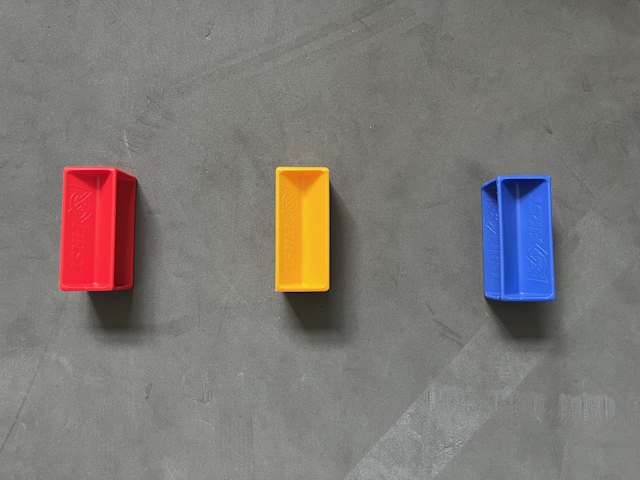
#> input picture Pics/pic1.png, 640 x 480 px
$ python exercise6.py
#> lines starting #> are read from the running program, lines starting #| are printed output that depends on the picture; after the words box and inside, x2 and y2 are one past the last pixel; in counts of white or black regions, pixels touching at a corner belong together
"""Exercise 6

    In HSV, H varies from 0 to 180.  S and V vary from 0 to 255.  For
    each color, there is a fairly narrow range of H which picks out
    that color.  That along with average or better S and V usually
    does a good job of picking out the desired color.

    The OpenCV command inRange picks out all of the pixels whose three
    values (HSV in our case) are within given ranges.  The resulting
    "image" has pixel value of either 255 (in the range) or 0 (not in
    the range).

    I have provided a range for detecting blue.

    % python exercise6.py

    Next, use your values from exercise 5 to pick out yellow
    (or google it).

    Finally, red is a little unfortunate as its range wraps around
    zero and we have to use two calls to inRange and add them together
    to get all of the red pixels.  Again use your value (or use
    google).

"""

import cv2
import numpy as np

filename = "../Pics/pic1.png"

img = cv2.imread(filename)
#> img is the input picture: shape (480, 640, 3); mean B, G, R 117.2, 120.5, 125.4
hsv = cv2.cvtColor(img, cv2.COLOR_BGR2HSV)
#> hsv: shape (480, 640, 3); mean H, S, V 40.2, 26, 130.4

lower_blue = np.array([100, 100,  50])
upper_blue = np.array([140, 255, 255])
blue_mask = cv2.inRange(hsv, lower_blue, upper_blue)
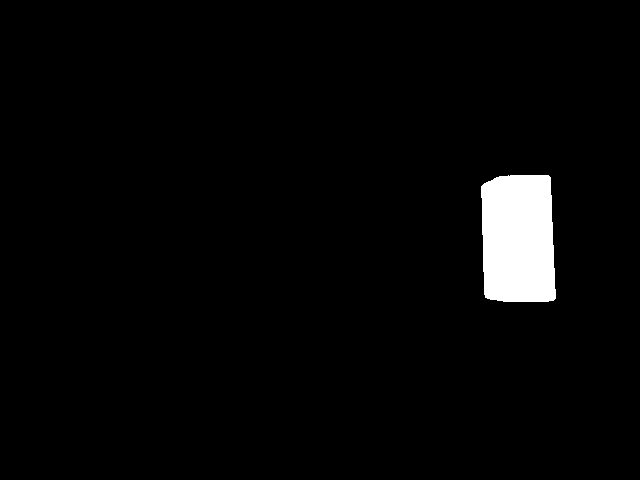
#> blue_mask: shape (480, 640); 2.9% white; 1 white region, box (x1, y1, x2, y2) and area: (481, 175, 556, 302) 8809

cv2.imshow("orig", img)
cv2.imshow("blue", blue_mask)

# [13 lines of commented-out code are left out]


cv2.waitKey(0)
cv2.destroyAllWindows()

"""

   Bonus: go back to exercise4.py and write a really good
   blue score.

"""

$ run again, with Pics/pic101.png copied over Pics/pic1.png
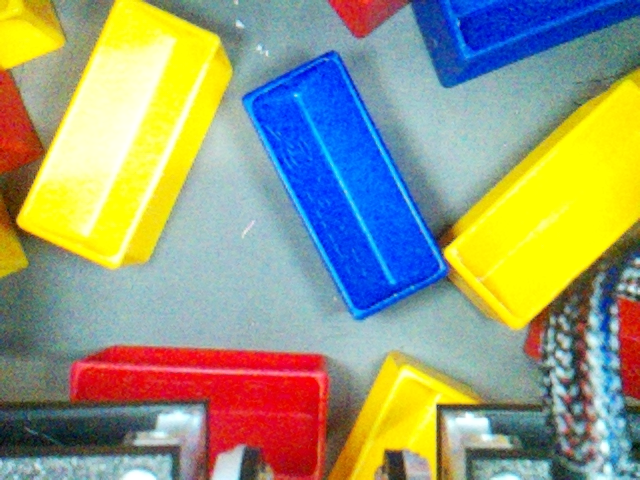
#> input picture Pics/pic101.png, 640 x 480 px
#> img is the input picture: shape (480, 640, 3); mean B, G, R 125.1, 155, 150.8
#> hsv: shape (480, 640, 3); mean H, S, V 73.2, 137.1, 195.7
#> `blue_mask = cv2.inRange(hsv, lower_blue, upper_blue)`:
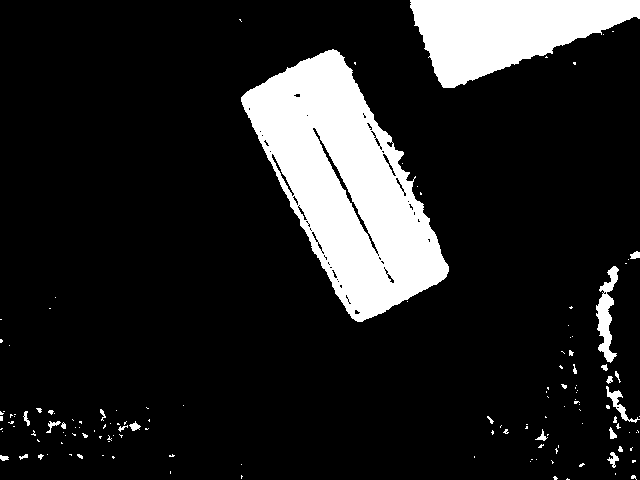
#> blue_mask: shape (480, 640); 14.1% white; 138 white regions (113 under 20 px), largest, box (x1, y1, x2, y2) and area: (241, 49, 449, 322) 28534, (410, 0, 640, 88) 12194, (596, 266, 619, 363) 998

$ run again, with Pics/pic116.png copied over Pics/pic1.png
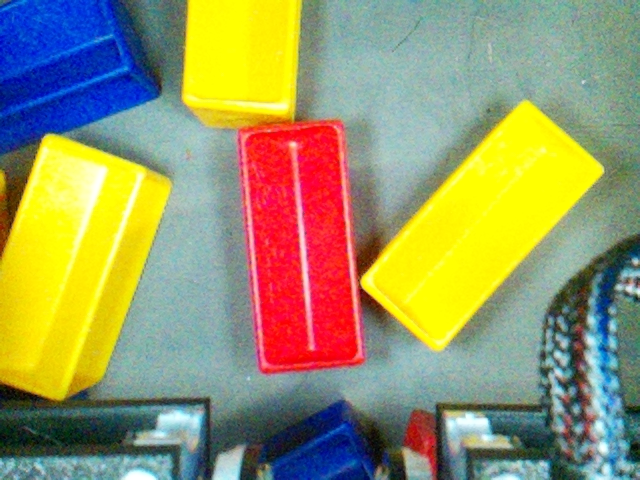
#> input picture Pics/pic116.png, 640 x 480 px
#> img is the input picture: shape (480, 640, 3); mean B, G, R 104.2, 150.7, 152.1
#> hsv: shape (480, 640, 3); mean H, S, V 73.7, 134.6, 183.2
#> `blue_mask = cv2.inRange(hsv, lower_blue, upper_blue)`:
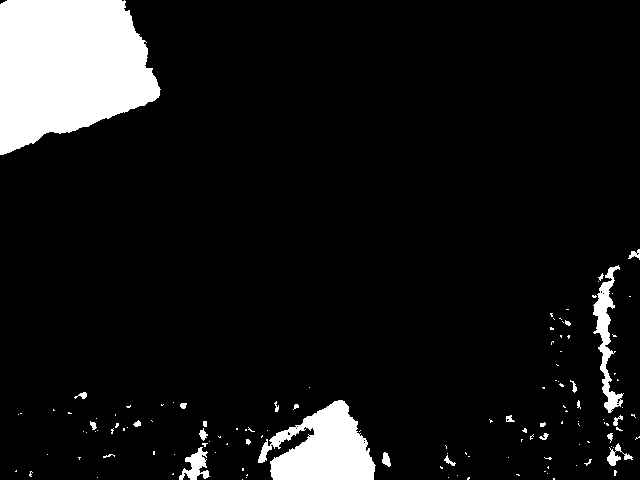
#> blue_mask: shape (480, 640); 9.1% white; 129 white regions (102 under 20 px), largest, box (x1, y1, x2, y2) and area: (0, 0, 161, 155) 18724, (258, 400, 376, 480) 5719, (593, 265, 624, 413) 1461

$ run again, with Pics/pic2.png copied over Pics/pic1.png
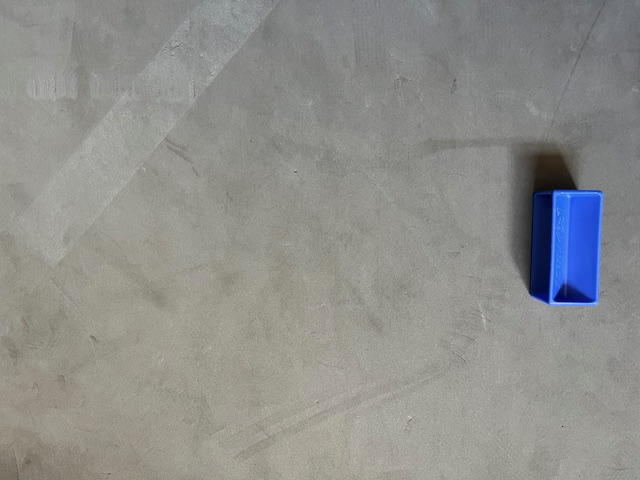
#> input picture Pics/pic2.png, 640 x 480 px
#> img is the input picture: shape (480, 640, 3); mean B, G, R 139.7, 143, 142.6
#> hsv: shape (480, 640, 3); mean H, S, V 40.6, 18.9, 147
#> `blue_mask = cv2.inRange(hsv, lower_blue, upper_blue)`:
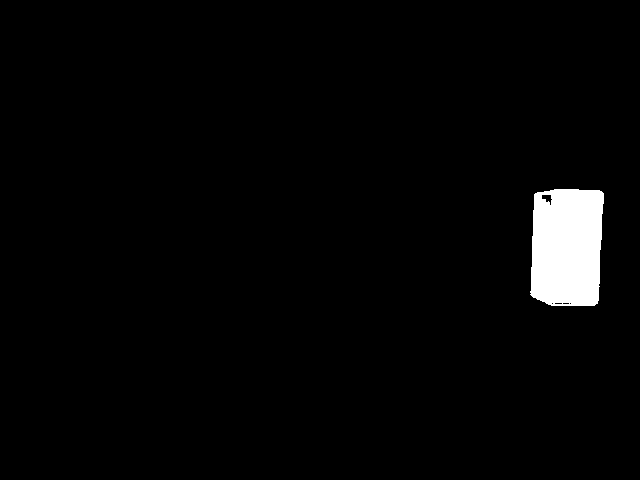
#> blue_mask: shape (480, 640); 2.5% white; 1 white region, box (x1, y1, x2, y2) and area: (530, 189, 604, 306) 7800
